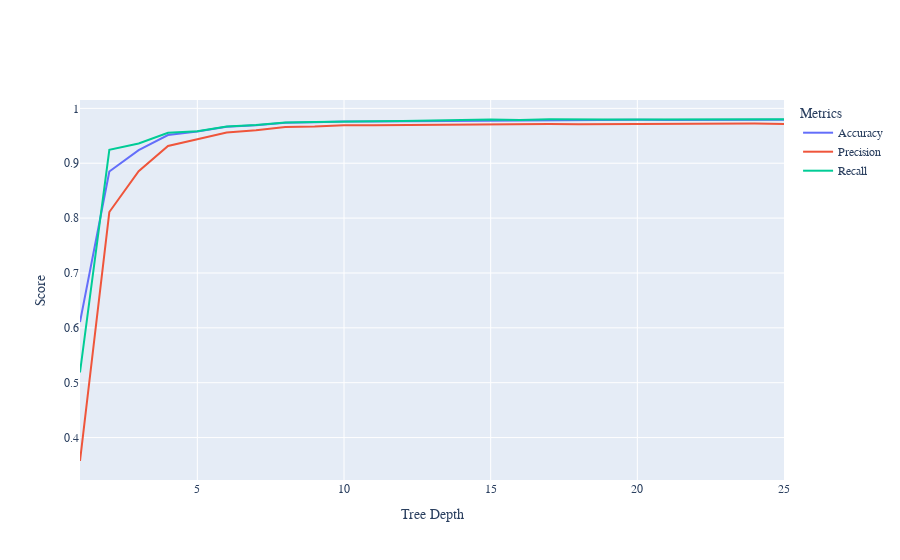

Write notebook code for a chart like this one.
### Code cell
acc_lst = [x[0] for x in star_mets]
f1_lst = [x[1] for x in star_mets]
prec_lst = [x[2] for x in star_mets]
recall_lst = [x[3] for x in star_mets]



fig = go.Figure()
fig.add_trace(go.Scatter(x=depths, y=acc_lst, name="Accuracy"))
fig.add_trace(go.Scatter(x=depths, y=prec_lst, name="Precision"))
fig.add_trace(go.Scatter(x=depths, y=recall_lst, name="Recall"))
fig.update_layout(
    xaxis_title="Tree Depth",
    yaxis_title="Score",
    legend_title="Metrics",
    font = dict(
        family="Courier new, monospace"
    )
)
fig.show()
fig.write_image("images/fig_stars_depth.pdf")

### Figure 1 — Plotly figure (JSON) as saved in the notebook; plotly's stock layout.template omitted (floating-point values rounded to 4 significant figures)
{"data": [{"name": "Accuracy", "type": "scatter", "x": [1, 2, 3, 4, 5, 6, 7, 8, 9, 10, 11, 12, 13, 14, 15, 16, 17, 18, 19, 20, 21, 22, 23, 24, 25], "y": [0.6107, 0.885, 0.9237, 0.9513, 0.9576, 0.9665, 0.9693, 0.9738, 0.9746, 0.9761, 0.9762, 0.9766, 0.9776, 0.9781, 0.9786, 0.9782, 0.9789, 0.9785, 0.9788, 0.979, 0.979, 0.9789, 0.9793, 0.9795, 0.979]}, {"name": "Precision", "type": "scatter", "x": [1, 2, 3, 4, 5, 6, 7, 8, 9, 10, 11, 12, 13, 14, 15, 16, 17, 18, 19, 20, 21, 22, 23, 24, 25], "y": [0.3573, 0.8111, 0.8854, 0.9315, 0.9438, 0.9558, 0.9601, 0.9659, 0.9669, 0.9691, 0.969, 0.9694, 0.9702, 0.9709, 0.971, 0.9709, 0.9716, 0.9712, 0.9714, 0.9719, 0.9716, 0.9716, 0.9718, 0.9722, 0.9713]}, {"name": "Recall", "type": "scatter", "x": [1, 2, 3, 4, 5, 6, 7, 8, 9, 10, 11, 12, 13, 14, 15, 16, 17, 18, 19, 20, 21, 22, 23, 24, 25], "y": [0.5188, 0.9245, 0.9361, 0.9556, 0.9581, 0.9671, 0.9696, 0.9741, 0.9751, 0.9762, 0.9765, 0.9769, 0.9784, 0.9788, 0.9797, 0.9789, 0.98, 0.9794, 0.9798, 0.9799, 0.9801, 0.9798, 0.9806, 0.9806, 0.9804]}], "layout": {"font": {"family": "Courier new, monospace"}, "legend": {"title": {"text": "Metrics"}}, "xaxis": {"title": {"text": "Tree Depth"}}, "yaxis": {"title": {"text": "Score"}}}}
